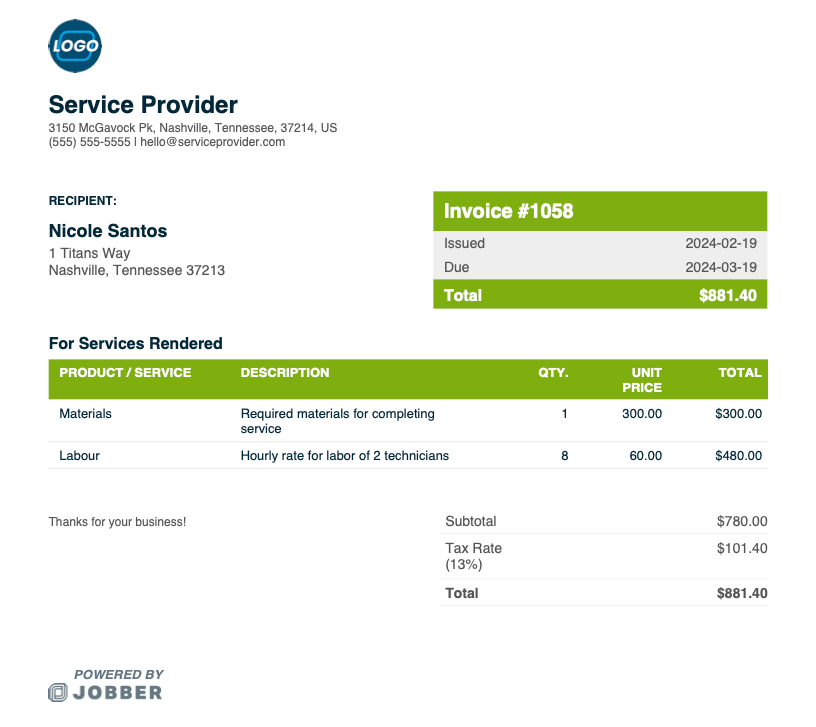
#> input picture invoice-template-other.jpg, 816 x 727 px, found by its file name
$ jupyter execute --allow-errors invoice_digitization.ipynb   (shell and % lines are left out)
#> lines starting #> are read from the running program, lines starting #| are printed output that depends on the picture; after the words box and inside, x2 and y2 are one past the last pixel; in counts of white or black regions, pixels touching at a corner belong together
[cell 1]
import cv2
import pytesseract
import re
import pandas as pd
import dateparser

# If on Windows, set the tesseract path
# pytesseract.pytesseract.tesseract_cmd = r'C:\Program Files\Tesseract-OCR\tesseract.exe'

# Load invoice image
image_path = '../machine-learning-projects/invoice-template-other.jpg'  # Replace with your invoice file
image = cv2.imread(image_path)
#> image is the input picture: shape (727, 816, 3); mean B, G, R 230.9, 243.6, 239
print(image)
#> (printed output is left out)

https://github.com/UB-Mannheim/tesseract/wiki

[cell 2]
# Convert to grayscale
gray = cv2.cvtColor(image, cv2.COLOR_BGR2GRAY)
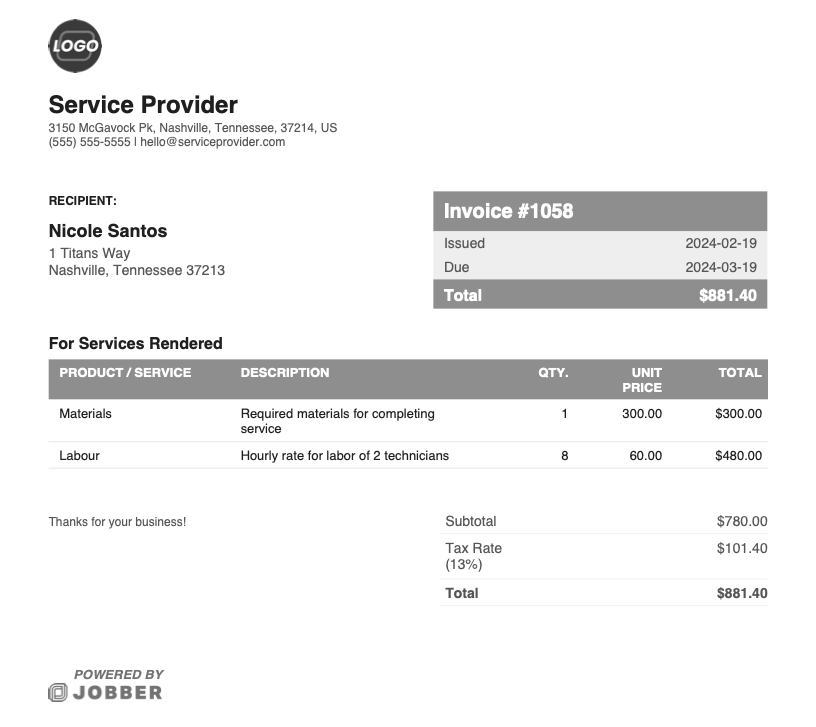
#> gray: shape (727, 816); min 31, max 255, mean 240.8

# Optional: Thresholding for better OCR
gray = cv2.threshold(gray, 150, 255, cv2.THRESH_BINARY)[1]
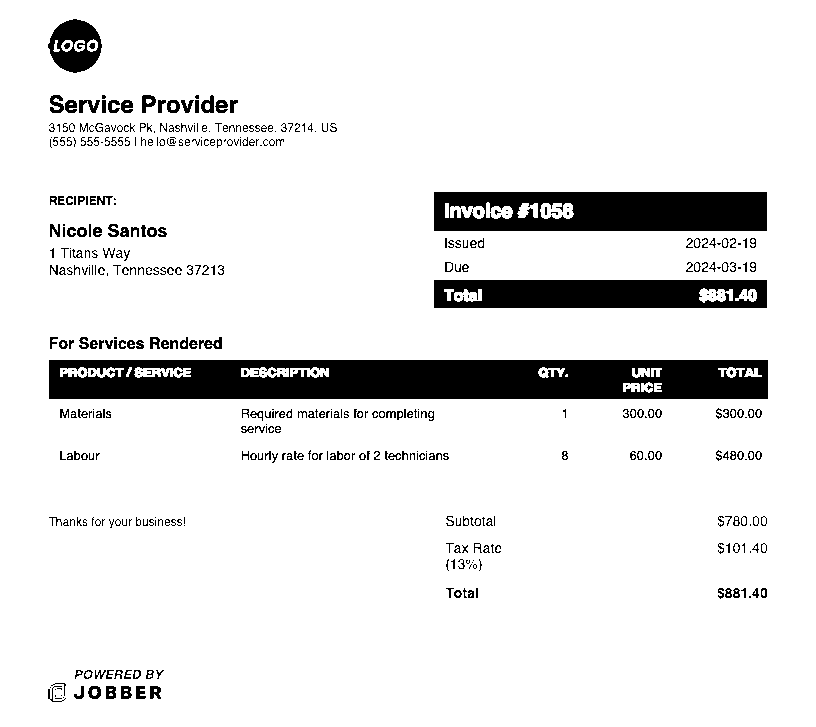
#> gray: shape (727, 816); 90.1% white; 466 black regions (213 under 20 px), largest, box (x1, y1, x2, y2) and area: (49, 360, 768, 399) 25479, (434, 192, 767, 231) 11634, (434, 280, 767, 308) 8446

# OCR: Extract text
#> (the rest of this cell did not finish here and is left out)

$ run again, with invoice.png saved as invoice-template-other.jpg
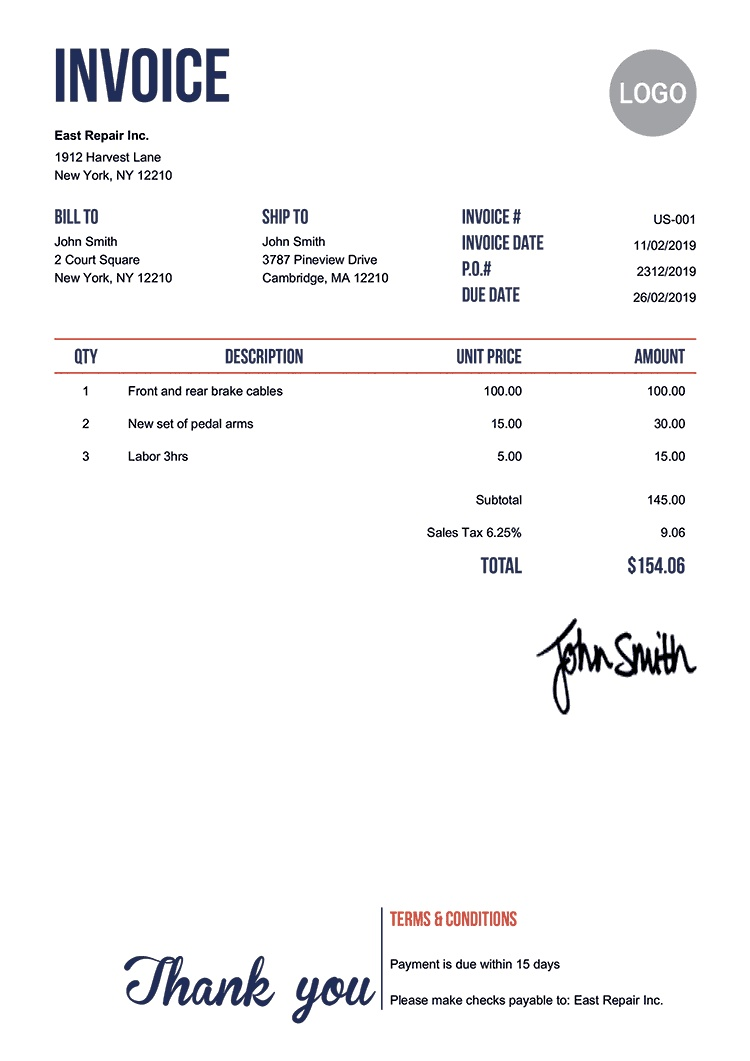
#> input picture invoice.png, 750 x 1061 px, found by its file name
#> image is the input picture: shape (1061, 750, 3); mean B, G, R 246.9, 246.2, 246.5
#> (printed output is left out)
#> `gray = cv2.threshold(gray, 150, 255, cv2.THRESH_BINARY)[1]`:
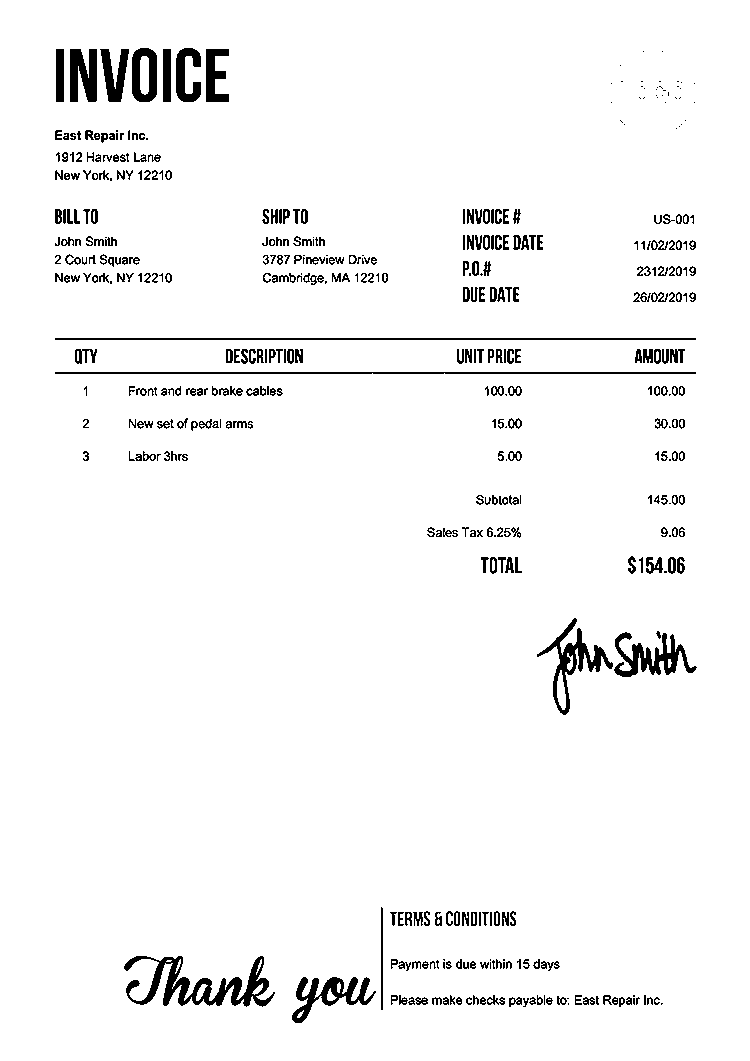
#> gray: shape (1061, 750); 96.2% white; 441 black regions (103 under 20 px), largest, box (x1, y1, x2, y2) and area: (124, 956, 275, 1007) 2764, (537, 618, 613, 715) 1557, (614, 632, 697, 677) 1490
